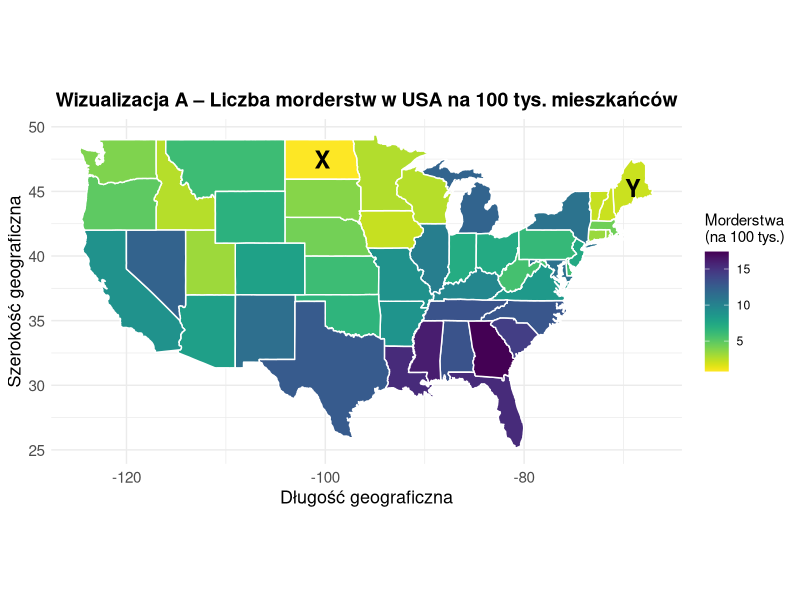
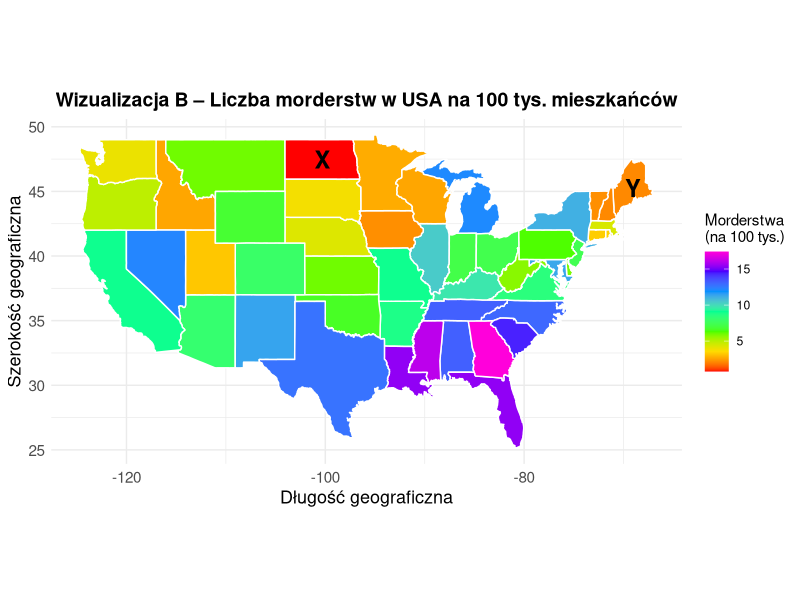
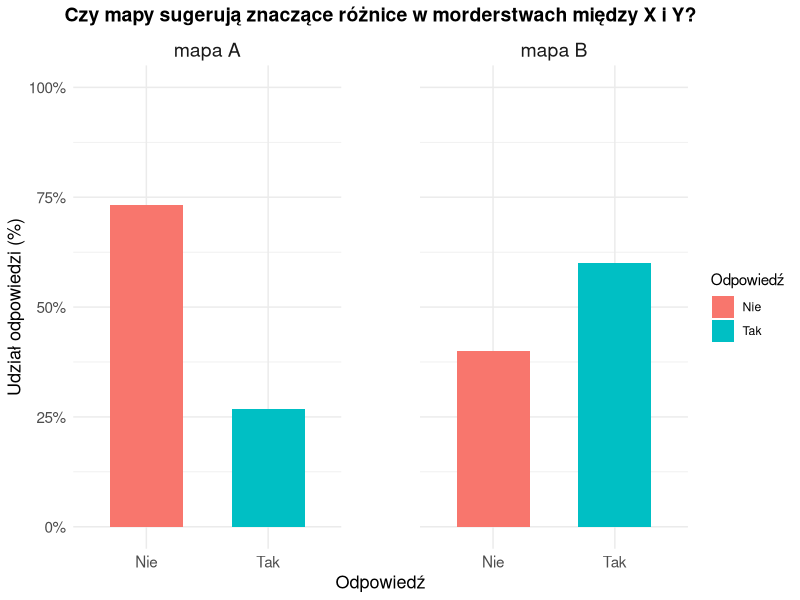

The R source for these figures, in order:
## ---- chunk 1
knitr::opts_chunk$set(echo = TRUE)

library(dplyr)
library(ggplot2)
library(maps)
library(viridis)
library(scales)
library(knitr)
library(kableExtra)

data("USArrests") #korzystamy z ramki danych USArrests

us_arrests = USArrests
us_arrests$region = tolower(rownames(USArrests))

mapa = map_data("state")

mapa_df = mapa %>%
  left_join(us_arrests, by = "region")

stany = mapa_df %>% group_by(region) %>% summarise(long = mean(range(long)), lat = mean(range(lat)))

punkty = stany %>% filter(region %in% c("north dakota", "maine")) %>%
  mutate(label = ifelse(region == "north dakota", "X", "Y"))


## ---- chunk 2
ggplot(mapa_df, aes(long, lat, group = group, fill = Murder)) +
  geom_polygon(color = "white") +
  coord_fixed(1.3) +
  scale_fill_viridis(
    option = "D",  
    direction = -1,
    name = "Morderstwa\n(na 100 tys.)"
  ) +
  labs(title = "Wizualizacja A – Liczba morderstw w USA na 100 tys. mieszkańców",
    x = "Długość geograficzna",
    y = "Szerokość geograficzna") +
  geom_text(
    data = punkty,
    aes(x = long, y = lat, label = label),
    inherit.aes = FALSE,
    size = 6, fontface = "bold", color = "black"
  ) +
  theme_minimal() +
  theme(
  plot.title = element_text(size = 14, face = "bold", hjust = 0.5),
  axis.title.x = element_text(size = 13),
  axis.title.y = element_text(size = 13),
  axis.text.x = element_text(size = 11),
  axis.text.y = element_text(size = 11))

## ---- chunk 3

ggplot(mapa_df, aes(long, lat, group = group, fill = Murder)) +
  geom_polygon(color = "white") +
  coord_fixed(1.3) +
  scale_fill_gradientn(colors = rainbow(7), name = "Morderstwa\n(na 100 tys.)") +
  labs(
    title = "Wizualizacja B – Liczba morderstw w USA na 100 tys. mieszkańców",
    x = "Długość geograficzna",
    y = "Szerokość geograficzna"
  ) +
  geom_text(data = punkty, aes(x = long, y = lat, label = label),
            inherit.aes = FALSE,
            size = 6, fontface = "bold", color = "black") +
  theme_minimal() +
  theme(
  plot.title = element_text(size = 14, face = "bold", hjust = 0.5),
  axis.title.x = element_text(size = 13),
  axis.title.y = element_text(size = 13),
  axis.text.x = element_text(size = 11),
  axis.text.y = element_text(size = 11))

## ---- chunk 4
ankieta = data.frame(
  mapa = rep(c("mapa A", "mapa B"), each = 2),
  odp = rep(c("Tak", "Nie"), times = 2),
  procent = c(26.7, 73.3, 60, 40) / 100)

ggplot(ankieta, aes(x = odp, y = procent, fill = odp)) +
  geom_col(width = 0.6) +
  facet_wrap(~mapa) +
  scale_y_continuous(labels = percent_format(), limits = c(0, 1)) +
  labs(
    title = "Czy mapy sugerują znaczące różnice w morderstwach między X i Y?",
    x = "Odpowiedź",
    y = "Udział odpowiedzi (%)",
    fill = "Odpowiedź"
  ) +
  theme_minimal() +
  theme(
    panel.spacing = unit(2, "cm"),
    strip.text = element_text(size = 14),
    plot.title = element_text(size = 14, face = "bold", hjust = 0.5),
    axis.title.x = element_text(size = 13),
    axis.title.y = element_text(size = 13),
    axis.text.x = element_text(size = 11),
    axis.text.y = element_text(size = 11))



## ---- chunk 5

tabela = data.frame(
  pytanie = c(
    "3. Łatwość identyfikacji skrajnych wartości",
    "4. Szybkość odczytu danych",
    "5. Estetyka kolorystyki"
  ),
  `mapa A` = c("92,9%", "93,3%", "86,7%"),
  `mapa B` = c("7,1%", "6,7%", "13,3%"))

kable(tabela, format = "html", escape = FALSE, align = "lccc",
      col.names = c("pytanie", "mapa A", "mapa B")) %>%
  kable_styling(full_width = FALSE, position = 'center',
                bootstrap_options = c("striped", "hover", "condensed"),
                font_size = 14)
